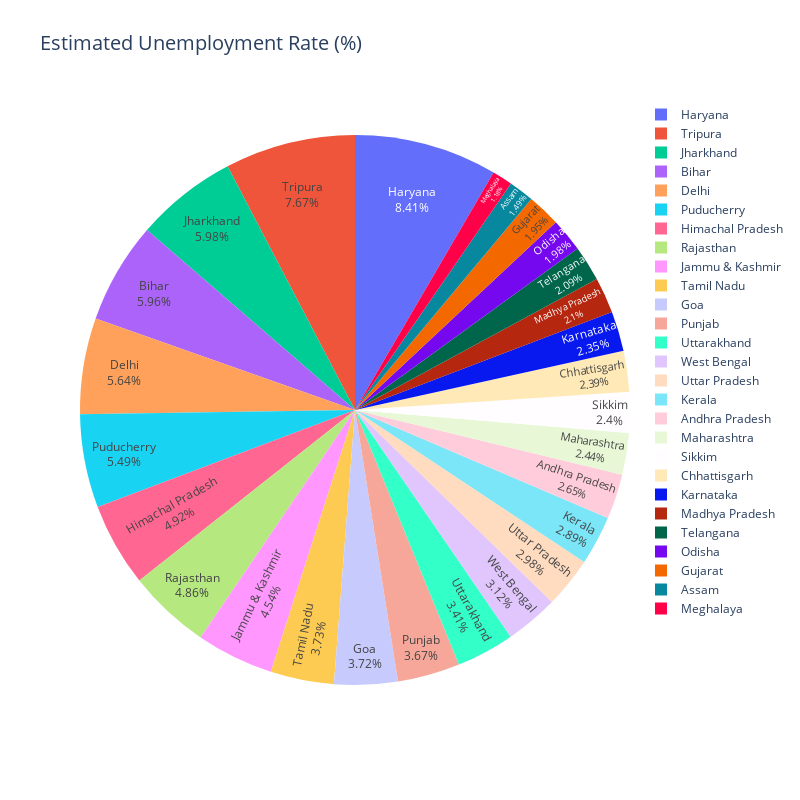

Notebook code for this chart:
### Markdown cell above
## Pie Charts

### Code cell
fig=px.pie(df , values = values , names=category , title='Estimated Unemployment Rate (%)')
fig.update_traces(textposition="inside" , textinfo="percent+label")
fig.update_layout(autosize=False,
    width=800,
    height=800,
    title_font_size=20
)

### Figure 1 — Plotly figure (JSON) as saved in the notebook; plotly's stock layout.template omitted (floating-point values rounded to 4 significant figures; data arrays with more than 128 entries replaced by an {"elided": "..."} marker saying what was removed)
{"data": [{"domain": {"x": [0, 1], "y": [0, 1]}, "hovertemplate": "Region=%{label}<br> Estimated Unemployment Rate (%)=%{value}<extra></extra>", "labels": {"elided": "267 str values"}, "legendgroup": "", "name": "", "showlegend": true, "textinfo": "percent+label", "textposition": "inside", "type": "pie", "values": {"elided": "267 float values"}}], "layout": {"autosize": false, "height": 800, "legend": {"tracegroupgap": 0}, "title": {"font": {"size": 20}, "text": "Estimated Unemployment Rate (%)"}, "width": 800}}
